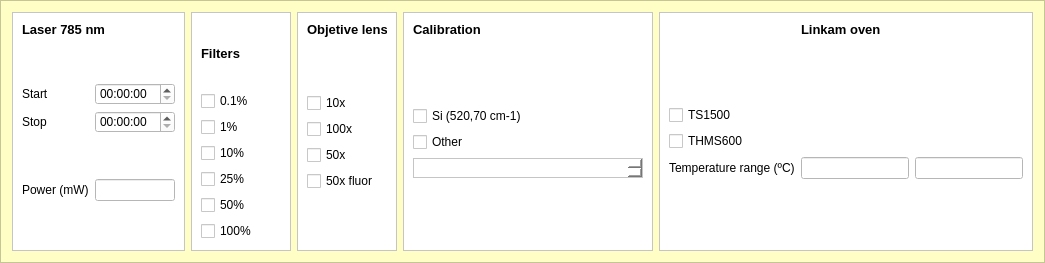
        <widget class="QFrame" name="frame_5">
         <property name="minimumSize">
          <size>
           <width>1000</width>
           <height>180</height>
          </size>
         </property>
         <property name="maximumSize">
          <size>
           <width>16777215</width>
           <height>16777215</height>
          </size>
         </property>
         <property name="styleSheet">
          <string notr="true">background-color: rgb(255, 255, 197);</string>
         </property>
         <property name="frameShape">
          <enum>QFrame::StyledPanel</enum>
         </property>
         <property name="frameShadow">
          <enum>QFrame::Raised</enum>
         </property>
         <layout class="QHBoxLayout" name="horizontalLayout_3">
          <item>
           <widget class="QFrame" name="frame_16">
            <property name="maximumSize">
             <size>
              <width>200</width>
              <height>16777215</height>
             </size>
            </property>
            <property name="styleSheet">
             <string notr="true">background-color: rgb(255, 255, 255);</string>
            </property>
            <property name="frameShape">
             <enum>QFrame::StyledPanel</enum>
            </property>
            <property name="frameShadow">
             <enum>QFrame::Raised</enum>
            </property>
            <layout class="QGridLayout" name="gridLayout_6">
             <item row="3" column="0">
              <widget class="QLabel" name="label_11">
               <property name="text">
                <string>Stop</string>
               </property>
              </widget>
             </item>
             <item row="3" column="1">
              <widget class="QTimeEdit" name="laser_stop_timeEdit"/>
             </item>
             <item row="5" column="0">
              <widget class="QLabel" name="label_9">
               <property name="minimumSize">
                <size>
                 <width>0</width>
                 <height>20</height>
                </size>
               </property>
               <property name="maximumSize">
                <size>
                 <width>16777215</width>
                 <height>20</height>
                </size>
               </property>
               <property name="text">
                <string>Power (mW)</string>
               </property>
              </widget>
             </item>
             <item row="0" column="0" colspan="2">
              <widget class="QLabel" name="label_6">
               <property name="enabled">
                <bool>true</bool>
               </property>
               <property name="maximumSize">
                <size>
                 <width>16777215</width>
                 <height>15</height>
                </size>
               </property>
               <property name="font">
                <font>
                 <pointsize>10</pointsize>
                 <weight>75</weight>
                 <bold>true</bold>
                </font>
               </property>
               <property name="text">
                <string>Laser 785 nm</string>
               </property>
              </widget>
             </item>
             <item row="2" column="0">
              <widget class="QLabel" name="label_10">
               <property name="text">
                <string>Start</string>
               </property>
              </widget>
             </item>
             <item row="5" column="1">
              <widget class="QLineEdit" name="laser_power_lineEdit">
               <property name="maximumSize">
                <size>
                 <width>80</width>
                 <height>16777215</height>
                </size>
               </property>
              </widget>
             </item>
             <item row="2" column="1">
              <widget class="QTimeEdit" name="laser_start_timeEdit"/>
             </item>
             <item row="1" column="0">
              <spacer name="verticalSpacer_5">
               <property name="orientation">
                <enum>Qt::Vertical</enum>
               </property>
               <property name="sizeHint" stdset="0">
                <size>
                 <width>20</width>
                 <height>40</height>
                </size>
               </property>
              </spacer>
             </item>
             <item row="6" column="0">
              <spacer name="verticalSpacer_14">
               <property name="orientation">
                <enum>Qt::Vertical</enum>
               </property>
               <property name="sizeHint" stdset="0">
                <size>
                 <width>20</width>
                 <height>40</height>
                </size>
               </property>
              </spacer>
             </item>
             <item row="4" column="1">
              <spacer name="verticalSpacer_15">
               <property name="orientation">
                <enum>Qt::Vertical</enum>
               </property>
               <property name="sizeHint" stdset="0">
                <size>
                 <width>20</width>
                 <height>40</height>
                </size>
               </property>
              </spacer>
             </item>
            </layout>
           </widget>
          </item>
          <item>
           <widget class="QFrame" name="frame">
            <property name="minimumSize">
             <size>
              <width>100</width>
              <height>0</height>
             </size>
            </property>
            <property name="maximumSize">
             <size>
              <width>16777215</width>
              <height>16777215</height>
             </size>
            </property>
            <property name="styleSheet">
             <string notr="true">background-color: rgb(255, 255, 255);</string>
            </property>
            <property name="frameShape">
             <enum>QFrame::StyledPanel</enum>
            </property>
            <property name="frameShadow">
             <enum>QFrame::Raised</enum>
            </property>
            <layout class="QVBoxLayout" name="verticalLayout_3">
             <item>
              <widget class="QLabel" name="label_7">
               <property name="font">
                <font>
                 <pointsize>10</pointsize>
                 <weight>75</weight>
                 <bold>true</bold>
                </font>
               </property>
               <property name="text">
                <string>Filters</string>
               </property>
              </widget>
             </item>
             <item>
              <widget class="QCheckBox" name="filtro01_checkBox">
               <property name="text">
                <string>0.1%</string>
               </property>
              </widget>
             </item>
             <item>
              <widget class="QCheckBox" name="filtro1_checkBox">
               <property name="text">
                <string>1%</string>
               </property>
              </widget>
             </item>
             <item>
              <widget class="QCheckBox" name="filtro10_checkBox">
               <property name="text">
                <string>10%</string>
               </property>
              </widget>
             </item>
             <item>
              <widget class="QCheckBox" name="filtro25_checkBox">
               <property name="text">
                <string>25%</string>
               </property>
              </widget>
             </item>
             <item>
              <widget class="QCheckBox" name="filtro50_checkBox">
               <property name="text">
                <string>50%</string>
               </property>
              </widget>
             </item>
             <item>
              <widget class="QCheckBox" name="filtro100_checkBox">
               <property name="text">
                <string>100%</string>
               </property>
              </widget>
             </item>
            </layout>
           </widget>
          </item>
          <item>
           <widget class="QFrame" name="frame_17">
            <property name="maximumSize">
             <size>
              <width>100</width>
              <height>16777215</height>
             </size>
            </property>
            <property name="styleSheet">
             <string notr="true">background-color: rgb(255, 255, 255);</string>
            </property>
            <property name="frameShape">
             <enum>QFrame::StyledPanel</enum>
            </property>
            <property name="frameShadow">
             <enum>QFrame::Raised</enum>
            </property>
            <layout class="QGridLayout" name="gridLayout_7">
             <item row="5" column="0">
              <widget class="QCheckBox" name="objetiva50xfluor_checkBox">
               <property name="text">
                <string>50x fluor</string>
               </property>
              </widget>
             </item>
             <item row="1" column="0">
              <spacer name="verticalSpacer_9">
               <property name="orientation">
                <enum>Qt::Vertical</enum>
               </property>
               <property name="sizeHint" stdset="0">
                <size>
                 <width>20</width>
                 <height>40</height>
                </size>
               </property>
              </spacer>
             </item>
             <item row="4" column="0">
              <widget class="QCheckBox" name="objetiva50x_checkBox">
               <property name="text">
                <string>50x</string>
               </property>
              </widget>
             </item>
             <item row="0" column="0">
              <widget class="QLabel" name="label_8">
               <property name="font">
                <font>
                 <pointsize>10</pointsize>
                 <weight>75</weight>
                 <bold>true</bold>
                </font>
               </property>
               <property name="text">
                <string>Objetive lens</string>
               </property>
              </widget>
             </item>
             <item row="3" column="0">
              <widget class="QCheckBox" name="objetiva100x_checkBox">
               <property name="text">
                <string>100x</string>
               </property>
              </widget>
             </item>
             <item row="2" column="0">
              <widget class="QCheckBox" name="objetiva10x_checkBox">
               <property name="text">
                <string>10x</string>
               </property>
              </widget>
             </item>
             <item row="6" column="0">
              <spacer name="verticalSpacer_13">
               <property name="orientation">
                <enum>Qt::Vertical</enum>
               </property>
               <property name="sizeHint" stdset="0">
                <size>
                 <width>20</width>
                 <height>40</height>
                </size>
               </property>
              </spacer>
             </item>
            </layout>
           </widget>
          </item>
          <item>
           <widget class="QFrame" name="frame_9">
            <property name="maximumSize">
             <size>
              <width>250</width>
              <height>16777215</height>
             </size>
            </property>
            <property name="styleSheet">
             <string notr="true">background-color: rgb(255, 255, 255);</string>
            </property>
            <property name="frameShape">
             <enum>QFrame::StyledPanel</enum>
            </property>
            <property name="frameShadow">
             <enum>QFrame::Raised</enum>
            </property>
            <layout class="QVBoxLayout" name="verticalLayout_2">
             <item>
              <widget class="QLabel" name="label_14">
               <property name="font">
                <font>
                 <pointsize>10</pointsize>
                 <weight>75</weight>
                 <bold>true</bold>
                </font>
               </property>
               <property name="text">
                <string>Calibration</string>
               </property>
              </widget>
             </item>
             <item>
              <spacer name="verticalSpacer_7">
               <property name="orientation">
                <enum>Qt::Vertical</enum>
               </property>
               <property name="sizeHint" stdset="0">
                <size>
                 <width>20</width>
                 <height>40</height>
                </size>
               </property>
              </spacer>
             </item>
             <item>
              <widget class="QCheckBox" name="cal_si_checkBox">
               <property name="text">
                <string>Si (520,70 cm-1)</string>
               </property>
              </widget>
             </item>
             <item>
              <widget class="QCheckBox" name="cal_outro_checkBox">
               <property name="text">
                <string>Other</string>
               </property>
              </widget>
             </item>
             <item>
              <widget class="QTextEdit" name="cal_outro_textEdit">
               <property name="minimumSize">
                <size>
                 <width>0</width>
                 <height>0</height>
                </size>
               </property>
               <property name="maximumSize">
                <size>
                 <width>16777215</width>
                 <height>20</height>
                </size>
               </property>
              </widget>
             </item>
             <item>
              <spacer name="verticalSpacer_11">
               <property name="orientation">
                <enum>Qt::Vertical</enum>
               </property>
               <property name="sizeHint" stdset="0">
                <size>
                 <width>20</width>
                 <height>40</height>
                </size>
               </property>
              </spacer>
             </item>
            </layout>
           </widget>
          </item>
          <item>
           <widget class="QFrame" name="frame_21">
            <property name="maximumSize">
             <size>
              <width>400</width>
              <height>16777215</height>
             </size>
            </property>
            <property name="styleSheet">
             <string notr="true">background-color: rgb(255, 255, 255);</string>
            </property>
            <property name="frameShape">
             <enum>QFrame::StyledPanel</enum>
            </property>
            <property name="frameShadow">
             <enum>QFrame::Raised</enum>
            </property>
            <layout class="QGridLayout" name="gridLayout_9">
             <item row="4" column="0">
              <widget class="QLabel" name="label_23">
               <property name="maximumSize">
                <size>
                 <width>200</width>
                 <height>16777215</height>
                </size>
               </property>
               <property name="text">
                <string>Temperature range (ºC)</string>
               </property>
              </widget>
             </item>
             <item row="4" column="1">
              <widget class="QLineEdit" name="linkam_startT_lineEdit">
               <property name="minimumSize">
                <size>
                 <width>100</width>
                 <height>0</height>
                </size>
               </property>
               <property name="maximumSize">
                <size>
                 <width>150</width>
                 <height>16777215</height>
                </size>
               </property>
              </widget>
             </item>
             <item row="3" column="0">
              <widget class="QCheckBox" name="thms600_checkBox">
               <property name="text">
                <string>THMS600</string>
               </property>
              </widget>
             </item>
             <item row="4" column="2">
              <widget class="QLineEdit" name="linkam_stopT_lineEdit">
               <property name="minimumSize">
                <size>
                 <width>100</width>
                 <height>0</height>
                </size>
               </property>
               <property name="maximumSize">
                <size>
                 <width>150</width>
                 <height>100</height>
                </size>
               </property>
              </widget>
             </item>
             <item row="2" column="0">
              <widget class="QCheckBox" name="ts1500_checkBox">
               <property name="text">
                <string>TS1500</string>
               </property>
              </widget>
             </item>
             <item row="0" column="1">
              <widget class="QLabel" name="label_15">
               <property name="font">
                <font>
                 <pointsize>10</pointsize>
                 <weight>75</weight>
                 <bold>true</bold>
                </font>
               </property>
               <property name="text">
                <string>Linkam oven</string>
               </property>
              </widget>
             </item>
             <item row="1" column="0">
              <spacer name="verticalSpacer_6">
               <property name="orientation">
                <enum>Qt::Vertical</enum>
               </property>
               <property name="sizeHint" stdset="0">
                <size>
                 <width>20</width>
                 <height>40</height>
                </size>
               </property>
              </spacer>
             </item>
             <item row="5" column="1">
              <spacer name="verticalSpacer_12">
               <property name="orientation">
                <enum>Qt::Vertical</enum>
               </property>
               <property name="sizeHint" stdset="0">
                <size>
                 <width>20</width>
                 <height>40</height>
                </size>
               </property>
              </spacer>
             </item>
            </layout>
           </widget>
          </item>
         </layout>
        </widget>
